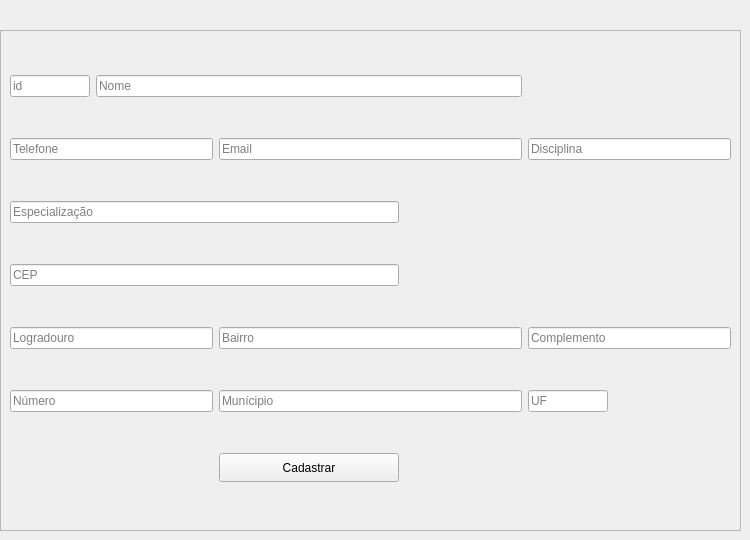
              <widget class="QWidget" name="tab_5">
               <attribute name="title">
                <string>Cadastro Professor</string>
               </attribute>
               <widget class="QFrame" name="frame_5">
                <property name="geometry">
                 <rect>
                  <x>0</x>
                  <y>30</y>
                  <width>741</width>
                  <height>501</height>
                 </rect>
                </property>
                <property name="maximumSize">
                 <size>
                  <width>16777215</width>
                  <height>16777215</height>
                 </size>
                </property>
                <property name="frameShape">
                 <enum>QFrame::StyledPanel</enum>
                </property>
                <property name="frameShadow">
                 <enum>QFrame::Raised</enum>
                </property>
                <layout class="QGridLayout" name="gridLayout_6">
                 <item row="5" column="4">
                  <widget class="QLineEdit" name="txtUfProfessor">
                   <property name="maximumSize">
                    <size>
                     <width>80</width>
                     <height>16777215</height>
                    </size>
                   </property>
                   <property name="placeholderText">
                    <string>UF</string>
                   </property>
                  </widget>
                 </item>
                 <item row="0" column="0">
                  <widget class="QLineEdit" name="txtidProfessor">
                   <property name="sizePolicy">
                    <sizepolicy hsizetype="Expanding" vsizetype="Preferred">
                     <horstretch>0</horstretch>
                     <verstretch>0</verstretch>
                    </sizepolicy>
                   </property>
                   <property name="maximumSize">
                    <size>
                     <width>80</width>
                     <height>80</height>
                    </size>
                   </property>
                   <property name="placeholderText">
                    <string>id</string>
                   </property>
                  </widget>
                 </item>
                 <item row="0" column="1" colspan="3">
                  <widget class="QLineEdit" name="txtNomeProfessor">
                   <property name="enabled">
                    <bool>true</bool>
                   </property>
                   <property name="placeholderText">
                    <string>Nome</string>
                   </property>
                  </widget>
                 </item>
                 <item row="1" column="0" colspan="2">
                  <widget class="QLineEdit" name="txtFoneProfessor">
                   <property name="placeholderText">
                    <string>Telefone</string>
                   </property>
                  </widget>
                 </item>
                 <item row="1" column="2" colspan="2">
                  <widget class="QLineEdit" name="txtEmailProfessor">
                   <property name="placeholderText">
                    <string>Email</string>
                   </property>
                  </widget>
                 </item>
                 <item row="1" column="4" colspan="2">
                  <widget class="QLineEdit" name="txtDisciplina">
                   <property name="placeholderText">
                    <string>Disciplina</string>
                   </property>
                  </widget>
                 </item>
                 <item row="5" column="2" colspan="2">
                  <widget class="QLineEdit" name="txtMunicipioProfessor">
                   <property name="placeholderText">
                    <string>Munícipio</string>
                   </property>
                  </widget>
                 </item>
                 <item row="3" column="0" colspan="3">
                  <widget class="QLineEdit" name="txtCepProfessor">
                   <property name="placeholderText">
                    <string>CEP</string>
                   </property>
                  </widget>
                 </item>
                 <item row="2" column="0" colspan="3">
                  <widget class="QLineEdit" name="txtEspecializacao">
                   <property name="placeholderText">
                    <string>Especialização</string>
                   </property>
                  </widget>
                 </item>
                 <item row="4" column="0" colspan="2">
                  <widget class="QLineEdit" name="txtLogradouroProfessor">
                   <property name="placeholderText">
                    <string>Logradouro</string>
                   </property>
                  </widget>
                 </item>
                 <item row="5" column="0" colspan="2">
                  <widget class="QLineEdit" name="txtNumeroEnderecoProfessor">
                   <property name="placeholderText">
                    <string>Número</string>
                   </property>
                  </widget>
                 </item>
                 <item row="4" column="4" colspan="2">
                  <widget class="QLineEdit" name="txtComplementoProfessor">
                   <property name="placeholderText">
                    <string>Complemento</string>
                   </property>
                  </widget>
                 </item>
                 <item row="4" column="2" colspan="2">
                  <widget class="QLineEdit" name="txtBairroProfessor">
                   <property name="placeholderText">
                    <string>Bairro</string>
                   </property>
                  </widget>
                 </item>
                 <item row="6" column="2">
                  <widget class="QPushButton" name="btnCadastrarProfessor">
                   <property name="minimumSize">
                    <size>
                     <width>180</width>
                     <height>29</height>
                    </size>
                   </property>
                   <property name="text">
                    <string>Cadastrar</string>
                   </property>
                  </widget>
                 </item>
                </layout>
               </widget>
              </widget>
